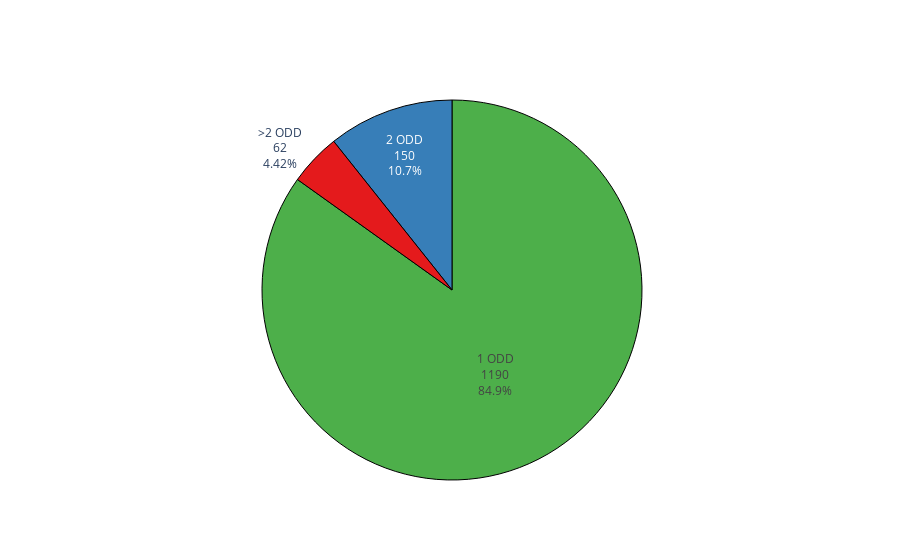

The notebook cell saved with this chart:
### Markdown cell above
### 2.2 Distribution among multiple applications

### Code cell
# Sort by number of applications
substance_applications.sort_values(by='Number of applications', inplace=True)

# Get number of applications
n_applications = []
n_substances = []
for n_application in substance_applications['Number of applications'].unique():
    # Skip if only one application
    if n_application == 0:
        continue

    # Get number of substances
    mask = substance_applications['Number of applications'] == n_application
    number = len(substance_applications[mask])

    # Append to containers
    n_applications.append(n_application)
    n_substances.append(number)

# Accumulate >= 5 applications
n_applications = np.array(n_applications)
n_substances = np.array(n_substances)
mask = n_applications >= 3
n_substances_five_or_more = np.sum(n_substances[mask])
n_applications = n_applications[~mask]
n_substances = list(n_substances[~mask])

# Create figure
fig = go.Figure()
colours = plotly.colors.qualitative.Set1
n_colours = len(n_substances) + 1

fig.add_trace(go.Pie(
    labels=['%s ODD' % str(n) for n in n_applications] + ['>2 ODD'],
    values=n_substances + [n_substances_five_or_more],
    textinfo='label+value+percent',
    sort=False,
    marker=dict(
        colors=[colours[2], colours[1], colours[0]],
        line=dict(color='#000000', width=1))))

fig.update_layout(showlegend=False)

fig.write_image(
    directory + '/images/ema_number_OD_designations_per_product_2000_2020.pdf')

fig.show()

### Figure 1 — Plotly figure (JSON) as saved in the notebook; plotly's stock layout.template omitted (floating-point values rounded to 4 significant figures)
{"data": [{"labels": ["1 ODD", "2 ODD", ">2 ODD"], "marker": {"colors": ["rgb(77,175,74)", "rgb(55,126,184)", "rgb(228,26,28)"], "line": {"color": "#000000", "width": 1}}, "sort": false, "textinfo": "label+value+percent", "type": "pie", "values": [1190, 150, 62]}], "layout": {"showlegend": false}}
